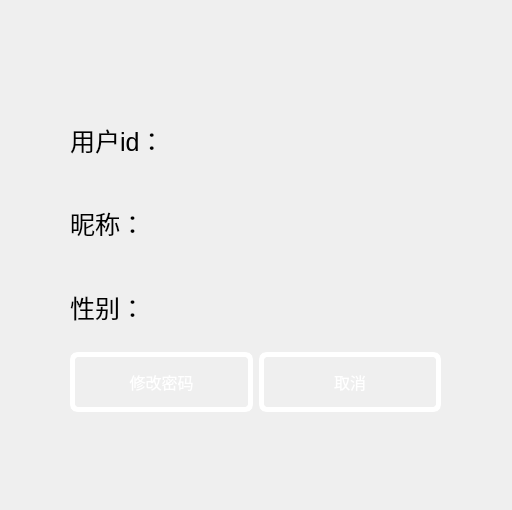
<?xml version="1.0" encoding="UTF-8"?>
<ui version="4.0">
 <class>InformationDialog</class>
 <widget class="QDialog" name="InformationDialog">
  <property name="geometry">
   <rect>
    <x>0</x>
    <y>0</y>
    <width>512</width>
    <height>510</height>
   </rect>
  </property>
  <property name="windowTitle">
   <string>Dialog</string>
  </property>
  <widget class="QWidget" name="layoutWidget">
   <property name="geometry">
    <rect>
     <x>70</x>
     <y>101</y>
     <width>371</width>
     <height>311</height>
    </rect>
   </property>
   <layout class="QGridLayout" name="gridLayout">
    <item row="0" column="0">
     <widget class="QLabel" name="label">
      <property name="styleSheet">
       <string notr="true">font-size:25px;</string>
      </property>
      <property name="text">
       <string>用户id：</string>
      </property>
     </widget>
    </item>
    <item row="0" column="1">
     <widget class="QLabel" name="IdLabel">
      <property name="styleSheet">
       <string notr="true">font-size:20px</string>
      </property>
      <property name="text">
       <string/>
      </property>
     </widget>
    </item>
    <item row="1" column="0">
     <widget class="QLabel" name="label_2">
      <property name="styleSheet">
       <string notr="true">font-size:25px;</string>
      </property>
      <property name="text">
       <string>昵称：</string>
      </property>
     </widget>
    </item>
    <item row="1" column="1">
     <widget class="QLabel" name="nicklabel">
      <property name="styleSheet">
       <string notr="true">font-size:25px;</string>
      </property>
      <property name="text">
       <string/>
      </property>
     </widget>
    </item>
    <item row="2" column="0">
     <widget class="QLabel" name="label_3">
      <property name="styleSheet">
       <string notr="true">font-size:25px;</string>
      </property>
      <property name="text">
       <string>性别：</string>
      </property>
     </widget>
    </item>
    <item row="2" column="1">
     <widget class="QLabel" name="sexlabel">
      <property name="styleSheet">
       <string notr="true">font-size:25px;</string>
      </property>
      <property name="text">
       <string/>
      </property>
     </widget>
    </item>
    <item row="3" column="0">
     <widget class="QPushButton" name="alterButton">
      <property name="styleSheet">
       <string notr="true">QPushButton
{
background-color:rgba(255, 255, 255, 0);
border-radius: 8px;
width:150px;
height:50px;
text-align: center;
text-decoration: none;
font-size: 16px;

color:rgb(255, 255, 255);
border: 5px solid rgb(255, 255, 255);
}
QPushButton:hover
{
    /*背景颜色*/  
    background-color:rgb(199, 255, 255);
}
 
/*按钮按下态*/
QPushButton:pressed
{
    /*背景颜色*/  
    
    /*左内边距为3像素，让按下时字向右移动3像素*/  
    padding-left:40px;
    /*上内边距为3像素，让按下时字向下移动3像素*/  
    padding-top:20px;
}</string>
      </property>
      <property name="text">
       <string>修改密码</string>
      </property>
     </widget>
    </item>
    <item row="3" column="1">
     <widget class="QPushButton" name="ConcelButton">
      <property name="styleSheet">
       <string notr="true">QPushButton
{
background-color:rgba(255, 255, 255, 0);
border-radius: 8px;
width:150px;
height:50px;
text-align: center;
text-decoration: none;
font-size: 16px;

color:rgb(255, 255, 255);
border: 5px solid rgb(255, 255, 255);
}
QPushButton:hover
{
    /*背景颜色*/  
    background-color:rgb(199, 255, 255);
}
 
/*按钮按下态*/
QPushButton:pressed
{
    /*背景颜色*/  
    
    /*左内边距为3像素，让按下时字向右移动3像素*/  
    padding-left:40px;
    /*上内边距为3像素，让按下时字向下移动3像素*/  
    padding-top:20px;
}</string>
      </property>
      <property name="text">
       <string>取消</string>
      </property>
     </widget>
    </item>
   </layout>
  </widget>
 </widget>
 <resources/>
 <connections/>
</ui>
